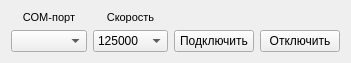
  <widget class="QWidget" name="">
   <property name="geometry">
    <rect>
     <x>18</x>
     <y>3</y>
     <width>351</width>
     <height>52</height>
    </rect>
   </property>
   <layout class="QGridLayout" name="gridLayout_2">
    <item row="0" column="0">
     <widget class="QLabel" name="label">
      <property name="font">
       <font>
        <pointsize>8</pointsize>
        <kerning>false</kerning>
       </font>
      </property>
      <property name="text">
       <string>COM-порт</string>
      </property>
      <property name="alignment">
       <set>Qt::AlignCenter</set>
      </property>
     </widget>
    </item>
    <item row="0" column="1">
     <widget class="QLabel" name="label_17">
      <property name="font">
       <font>
        <pointsize>8</pointsize>
        <kerning>false</kerning>
       </font>
      </property>
      <property name="text">
       <string>Скорость</string>
      </property>
      <property name="alignment">
       <set>Qt::AlignCenter</set>
      </property>
     </widget>
    </item>
    <item row="1" column="0">
     <widget class="QComboBox" name="Port"/>
    </item>
    <item row="1" column="1">
     <widget class="QComboBox" name="Speed">
      <item>
       <property name="text">
        <string>125000</string>
       </property>
      </item>
     </widget>
    </item>
    <item row="1" column="2">
     <widget class="QPushButton" name="ConnectButton">
      <property name="text">
       <string id="connect">Подключить</string>
      </property>
     </widget>
    </item>
    <item row="1" column="3">
     <widget class="QPushButton" name="DisconnectButton">
      <property name="text">
       <string id="disconnect">Отключить</string>
      </property>
     </widget>
    </item>
   </layout>
  </widget>
